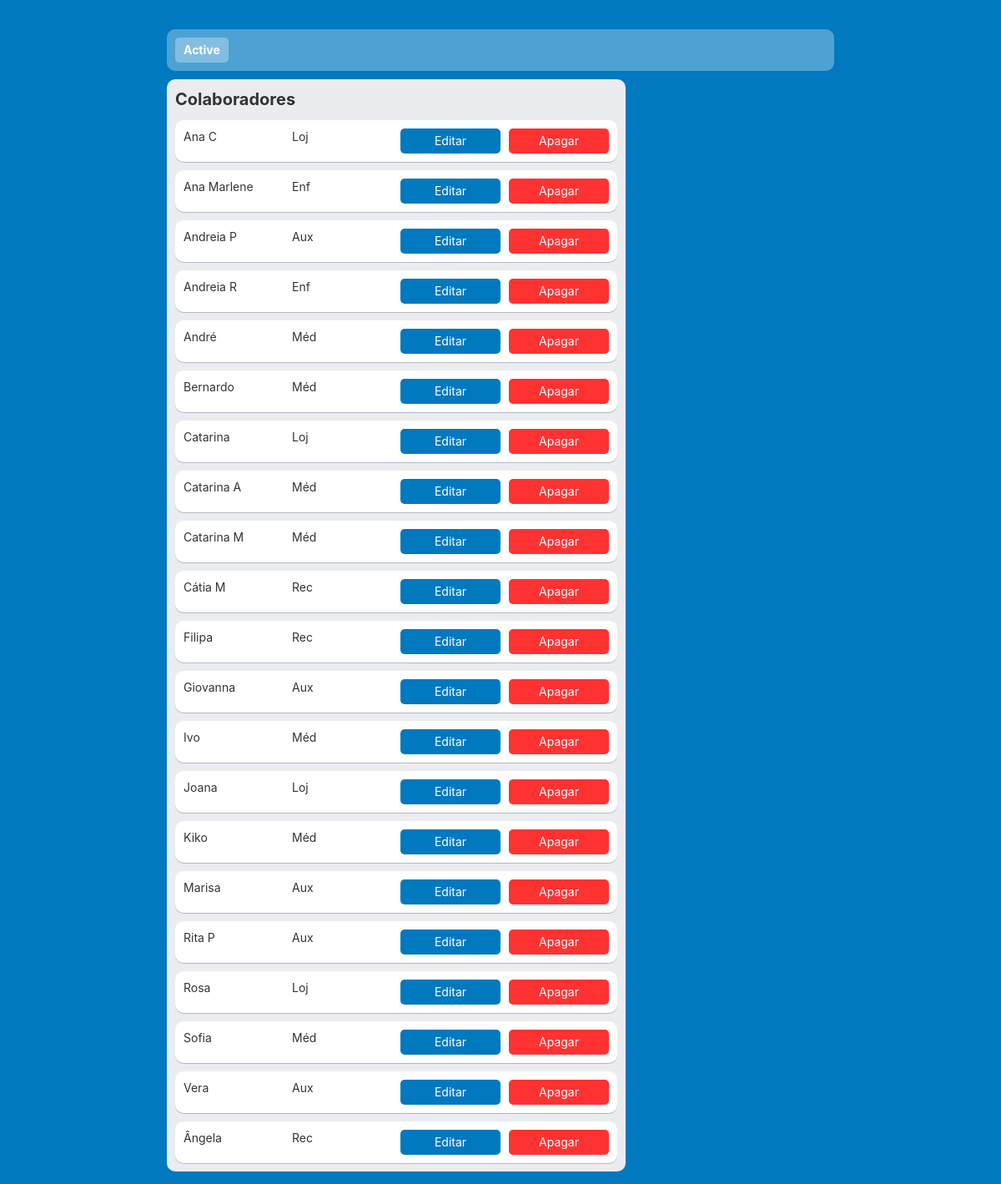
The page /workers on the database its author committed.
### bh_db.py (models this page shows)
class Worker(Model):
    name = CharField(unique=True)
    department = CharField()
    active = BooleanField()
    class Meta:
        database = db
        table_name = workers_tbl

### main.py (the view)
@app.route('/workers')
def workers_list():
    workers_ = bh_db.get_dep_workers_list(False)
    return render_template('workers_list.html', workers=workers_, is_admin=is_admin)

### bh_db.py (called while the page is built)
def get_dep_workers_list(active_):
    if active_:
        return Worker.select().where(Worker.active == active_).order_by(Worker.name)
    else:
        return Worker.select().order_by(Worker.name)

### templates/workers_list.html (shortened to what this page needs)
{% extends 'base.html' %}
{% block content %}
<div class="board">
    <div class="board-header">
            <div class="left">
                <div class="board-header-text">
                    <div class="button">Active</div>
                </div>
            </div>
        </div>
    <div class="board-lists">
        <div class="board-list">
            <div class="list-title">
                Colaboradores
            </div>
            {% for item in workers %}
                {% if item.active %}
                    <div class="card" onclick="location.href = '/';">
                {% else %}
                    <div class="card_inactive">
                {% endif %}
                        <div class="card-text">{{ item.name }}</div>
                        <div>{{ item.department }}</div>
                        <div><div class="button_submit">Editar</div></div>
                        <div><div class="button_delete">Apagar</div></div>
                    </div>
            {% endfor %}
            </div>
        </div>
    </div>
    {% endblock %}

### static/css/style.css (style rules this page uses)
body { background-color: rgb(0, 121, 191); font-family: -apple-system,BlinkMacSystemFont,Segoe UI,Roboto,Noto Sans,Ubuntu,Droid Sans,Helvetica Neue,sans-serif; font-size: 14px; }
.board { display: grid; grid-gap: 10px; grid-template-rows: max-content auto; margin: auto; }
.board-header { color: black; background-color: rgba(255, 255, 255, 0.3); display: grid; grid-template-columns: repeat(2, 1fr); padding: 10px; width: 800px; border-radius: 10px; }
.board-header-text { font-weight: bold; }
.board-header .left { display: grid; grid-template-columns: repeat(4, max-content); grid-gap: 10px; justify-self: left; }
.button, .button_submit, .button_delete { color: white; background-color: rgba(255, 255, 255, 0.3); border-radius: 5px; border-width: 1px; padding: 5px 10px; text-align: center; }
.button_submit { background-color: rgb(0, 121, 191); }
.button_delete { background-color: rgb(255, 50, 50); }
.board-lists, .board-lists-home { display: grid; grid-auto-columns: 550px; grid-auto-flow: column; grid-gap: 8px; height: max-content; }
.board-list { background-color: rgb(235, 236, 240); border-radius: 10px; display: grid; grid-auto-rows: max-content; grid-gap: 10px; height: max-content; padding: 10px; }
.list-title { font-weight: bold; font-size: 20px; }
.card, .card_inactive, .card-home, .card-bh-list { background-color: white; border-radius: 10px; box-shadow: 0 1px 0 rgba(9,30,66,.25); padding: 10px; display: grid; grid-template-columns: repeat(4, 1fr); grid-gap: 10px; vertical-align: middle; }

### rows shown on the page
Worker: name "Ana C", department "Loj"
Worker: name "Ana Marlene", department "Enf"
Worker: name "Andreia P", department "Aux"
Worker: name "Andreia R", department "Enf"
Worker: name "André", department "Méd"
Worker: name "Bernardo", department "Méd"
Worker: name "Catarina", department "Loj"
Worker: name "Catarina A", department "Méd"
Worker: name "Catarina M", department "Méd"
Worker: name "Cátia M", department "Rec"
Worker: name "Filipa", department "Rec"
Worker: name "Giovanna", department "Aux"
Worker: name "Ivo", department "Méd"
Worker: name "Joana", department "Loj"
Worker: name "Kiko", department "Méd"
Worker: name "Marisa", department "Aux"
Worker: name "Rita P", department "Aux"
Worker: name "Rosa", department "Loj"
Worker: name "Sofia", department "Méd"
Worker: name "Vera", department "Aux"
Worker: name "Ângela", department "Rec"
